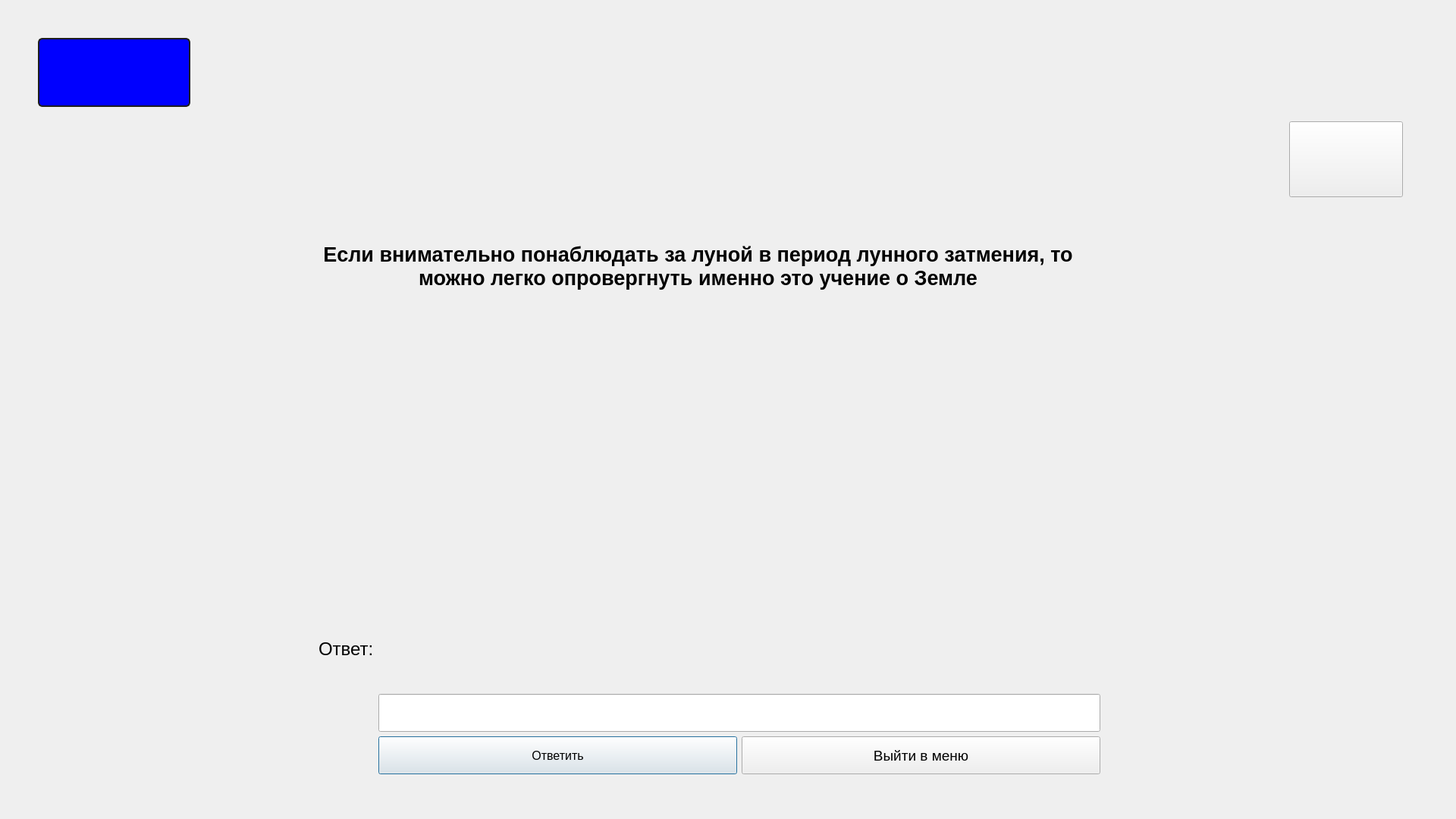
<?xml version="1.0" encoding="UTF-8"?>
<ui version="4.0">
 <class>window222</class>
 <widget class="QDialog" name="window222">
  <property name="geometry">
   <rect>
    <x>0</x>
    <y>0</y>
    <width>1920</width>
    <height>1080</height>
   </rect>
  </property>
  <property name="windowTitle">
   <string>Dialog</string>
  </property>
  <widget class="QLabel" name="label_score">
   <property name="geometry">
    <rect>
     <x>50</x>
     <y>50</y>
     <width>201</width>
     <height>91</height>
    </rect>
   </property>
   <property name="styleSheet">
    <string notr="true">QLabel
{
font-weight: bold;
    color: yellow;
    background-color: blue;
    border-width: 2px;
    border-color: #1e1e1e;
    border-style: solid;
    border-radius: 6;
    padding: 3px;
    font-size: 40px;
    padding-left: 5px;
    padding-right: 5px;
}

QPushButton:pressed
{
    background-color: QLinearGradient( x1: 0, y1: 0, x2: 0, y2: 1, stop: 0 #2d2d2d, stop: 0.1 #2b2b2b, stop: 0.5 #292929, stop: 0.9 #282828, stop: 1 #252525);
}

QPushButton:hover
{
    border: 2px solid QLinearGradient( x1: 0, y1: 0, x2: 0, y2: 1, stop: 0 #ffa02f, stop: 1 #d7801a);
}

QPushButton:focus {
    border-color: yellow;
   outline: none;
}</string>
   </property>
   <property name="text">
    <string/>
   </property>
  </widget>
  <widget class="QStackedWidget" name="stackedWidget">
   <property name="geometry">
    <rect>
     <x>-50</x>
     <y>150</y>
     <width>1920</width>
     <height>1080</height>
    </rect>
   </property>
   <property name="currentIndex">
    <number>0</number>
   </property>
   <widget class="QWidget" name="page">
    <widget class="QLabel" name="label">
     <property name="geometry">
      <rect>
       <x>440</x>
       <y>10</y>
       <width>1061</width>
       <height>381</height>
      </rect>
     </property>
     <property name="font">
      <font>
       <pointsize>20</pointsize>
       <weight>75</weight>
       <bold>true</bold>
      </font>
     </property>
     <property name="text">
      <string>Если внимательно понаблюдать за луной в период лунного затмения, то можно легко опровергнуть именно это учение о Земле</string>
     </property>
     <property name="textFormat">
      <enum>Qt::AutoText</enum>
     </property>
     <property name="scaledContents">
      <bool>false</bool>
     </property>
     <property name="alignment">
      <set>Qt::AlignCenter</set>
     </property>
     <property name="wordWrap">
      <bool>true</bool>
     </property>
    </widget>
    <widget class="QWidget" name="layoutWidget">
     <property name="geometry">
      <rect>
       <x>470</x>
       <y>540</y>
       <width>1031</width>
       <height>331</height>
      </rect>
     </property>
     <layout class="QHBoxLayout" name="horizontalLayout_2">
      <item>
       <widget class="QLabel" name="label_4">
        <property name="minimumSize">
         <size>
          <width>0</width>
          <height>100</height>
         </size>
        </property>
        <property name="font">
         <font>
          <pointsize>18</pointsize>
         </font>
        </property>
        <property name="text">
         <string>Ответ:</string>
        </property>
       </widget>
      </item>
      <item>
       <layout class="QVBoxLayout" name="verticalLayout">
        <item>
         <widget class="QLabel" name="label_result">
          <property name="minimumSize">
           <size>
            <width>0</width>
            <height>200</height>
           </size>
          </property>
          <property name="font">
           <font>
            <pointsize>30</pointsize>
            <weight>75</weight>
            <bold>true</bold>
           </font>
          </property>
          <property name="styleSheet">
           <string notr="true"/>
          </property>
          <property name="text">
           <string/>
          </property>
         </widget>
        </item>
        <item>
         <widget class="QLineEdit" name="lineEdit_answer">
          <property name="minimumSize">
           <size>
            <width>0</width>
            <height>50</height>
           </size>
          </property>
          <property name="font">
           <font>
            <pointsize>20</pointsize>
            <weight>75</weight>
            <bold>true</bold>
           </font>
          </property>
          <property name="text">
           <string/>
          </property>
         </widget>
        </item>
        <item>
         <layout class="QHBoxLayout" name="horizontalLayout">
          <item>
           <widget class="QPushButton" name="pushButton_answer">
            <property name="enabled">
             <bool>true</bool>
            </property>
            <property name="minimumSize">
             <size>
              <width>0</width>
              <height>50</height>
             </size>
            </property>
            <property name="font">
             <font>
              <pointsize>12</pointsize>
             </font>
            </property>
            <property name="text">
             <string>Ответить</string>
            </property>
           </widget>
          </item>
          <item>
           <widget class="QPushButton" name="pushButton_11">
            <property name="minimumSize">
             <size>
              <width>0</width>
              <height>50</height>
             </size>
            </property>
            <property name="font">
             <font>
              <pointsize>14</pointsize>
             </font>
            </property>
            <property name="text">
             <string>Выйти в меню</string>
            </property>
           </widget>
          </item>
         </layout>
        </item>
       </layout>
      </item>
     </layout>
    </widget>
    <widget class="QPushButton" name="show_hit">
     <property name="geometry">
      <rect>
       <x>1750</x>
       <y>10</y>
       <width>150</width>
       <height>100</height>
      </rect>
     </property>
     <property name="text">
      <string/>
     </property>
    </widget>
   </widget>
   <widget class="QWidget" name="page_2">
    <widget class="QPushButton" name="close_hit">
     <property name="geometry">
      <rect>
       <x>1750</x>
       <y>10</y>
       <width>150</width>
       <height>100</height>
      </rect>
     </property>
     <property name="text">
      <string/>
     </property>
    </widget>
    <widget class="QLabel" name="label_3">
     <property name="geometry">
      <rect>
       <x>170</x>
       <y>130</y>
       <width>1500</width>
       <height>500</height>
      </rect>
     </property>
     <property name="text">
      <string/>
     </property>
    </widget>
   </widget>
   <widget class="QWidget" name="page_3"/>
  </widget>
  <widget class="QLabel" name="label_2">
   <property name="geometry">
    <rect>
     <x>0</x>
     <y>0</y>
     <width>1920</width>
     <height>1080</height>
    </rect>
   </property>
   <property name="text">
    <string/>
   </property>
  </widget>
  <zorder>label_2</zorder>
  <zorder>label_score</zorder>
  <zorder>stackedWidget</zorder>
 </widget>
 <resources/>
 <connections/>
</ui>
